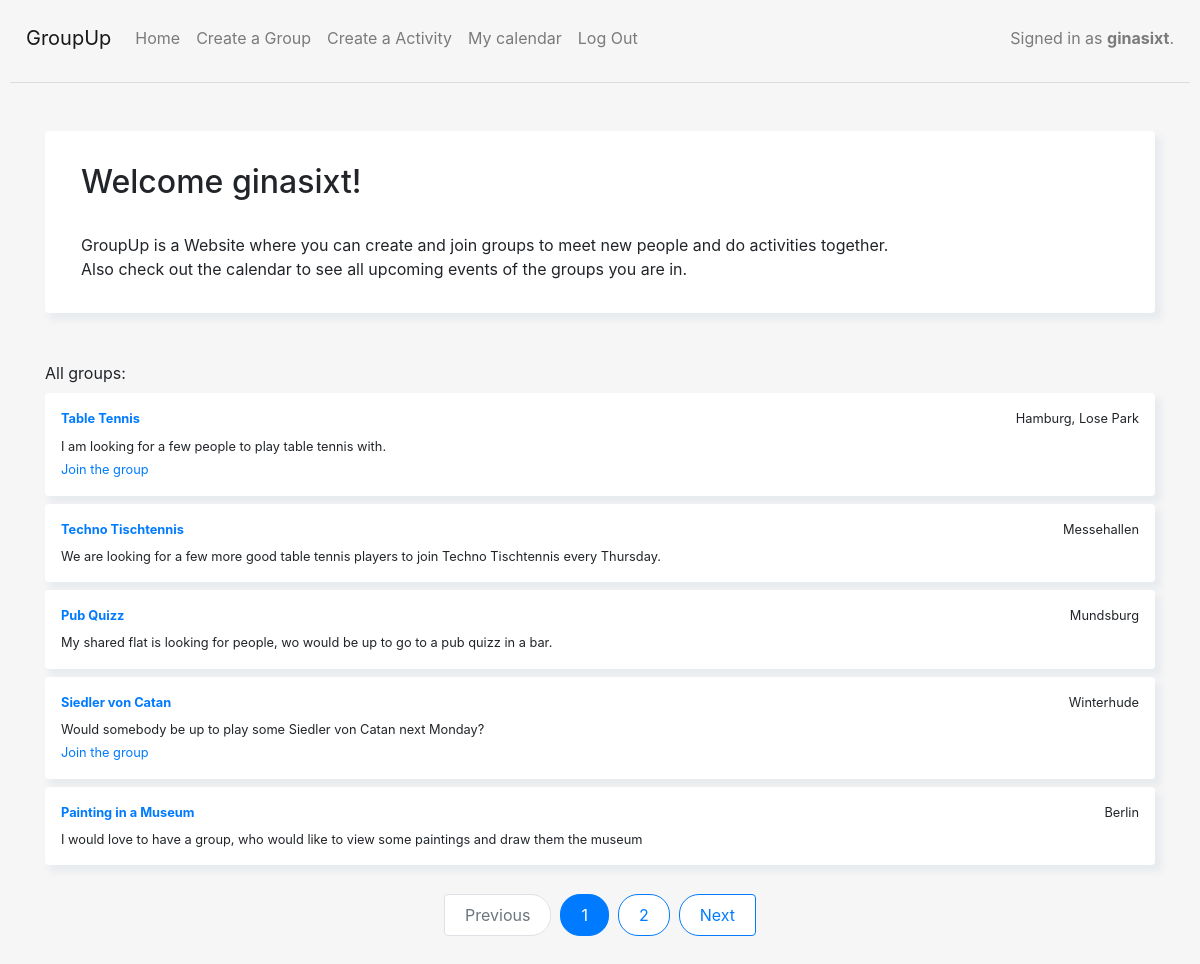
Screenshot of / (signed in) with the database file from the repository.
### capstone/models.py (models this page shows, shortened)
class Group(models.Model):
    name = models.CharField(max_length=200)
    description = models.CharField(max_length=200)
    location = models.CharField(max_length=200)
    activity = models.ForeignKey(Activity, on_delete=models.CASCADE, default=None)
    time_and_date = models.DateTimeField(default=None)
    users = models.ManyToManyField(User)
    creator = models.ForeignKey(User, on_delete=models.CASCADE, default=None, related_name='creator')
    recurring = models.BooleanField(default=False)

### capstone/views.py (the view)
# urls.py: path('', views.index, name='index'),
def index(request):
    groups = Group.objects.all()
    paginator = Paginator(groups, 5)
    page_number = request.GET.get('page')
    try:
        groups = paginator.page(page_number)
    except PageNotAnInteger:
        groups = paginator.page(1)
    except EmptyPage:
        groups = paginator.page(paginator.num_pages)
    return render(request, 'capstone/index.html', {'groups': groups})

### capstone/templates/capstone/index.html (shortened to what this page needs)
{% extends "capstone/layout.html" %}
{% block body %}
{% load static %}
<div class="container mt-5">
    <div class="card p-3 mt-2">
        <div class="untereBox">
        <h2>Welcome {{ request.user.username }}!</h2>
        GroupUp is a Website where you can create and join groups to meet new people and do activities together. <br>
        Also check out the calendar to see all upcoming events of the groups you are in.
        </div>
    </div>
</div>
<div class="container mt-5">
    <div class="row  d-flex justify-content-center" style="background-color: transparent;">
        <div class="col-md-12" >
            {% if groups %}
            All groups: <br>
                {% for group in groups %}
                <div class="card p-3 mt-2">
                    <div class="d-flex justify-content-between align-items-center">
                        <div class="user d-flex flex-row align-items-center">
                            <small class="font-weight-bold text-primary">
                                <a href="{%  url 'group_detail' group_id=group.id %}">
                                    {{ group.name }}
                                </a>
                            </small>
                        </div>
                        <small>{{ group.location }}</small>
                    </div>
                        <div id="postArea_{{ group.id }}">
                            <div class="action d-flex justify-content-between mt-2 align-items-center">
                                <small class ="afterEditedContent_" id="afterEditedContent_{{ group.id }}">{{ group.description }}</small>
                            </div>
                         </div>
                    {% if request.user.is_authenticated and not request.user in group.users.all %}
                    <ul class="list-inline d-sm-flex my-0" style="color: #007bff;">
                        <li class="list-inline-item g-mr-20">
                                <a type="submit" class="u-link-v5 g-color-gray-dark-v4 g-color-primary--hover" id="joinGroupButton_{{ group.id }}"
                                href="{% url 'join_group' group.id %}">
                                    <small>Join the group</small>
                                </a>
                        </li>
                    </ul>
                    {% endif %}
                </div>
                {% endfor %}
                <br/>
                <div>
                    <nav aria-label="Page navigation ">
                        <ul class="pagination">
                            {% if groups.has_previous %}
                                <li class="page-item"><a class="page-link" href="?page={{ groups.previous_page_number }}">Previous</a></li>
                            {% else %}
                                <li class="page-item disabled"><a class="page-link">Previous</a></li>
                            {% endif %}
                            {% for i in groups.paginator.page_range %}
                                {% if groups.number == i %}
                                    <li class="page-item active"><a class="page-link">{{ i }}</a></li>
                                {% else %}
                                    <li class="page-item"><a class="page-link" href="?page={{ i }}">{{ i }}</a></li>
                                {% endif %}
                            {% endfor %}
                            {% if groups.has_next %}
                                <li class="page-item"><a class="page-link" href="?page={{ groups.next_page_number }}">Next</a></li>
                            {% else %}
                                <li class="page-item disabled"><a class="page-link">Next</a></li>
                            {% endif %}
                        </ul>
                    </nav>
                </div>
            {% else %}
            There are no groups yet, <a href="{% url 'create_group_page' %}">create one!</a>
            {% endif %}
        </div>
    </div>
</div>
{% endblock %}

### capstone/templates/capstone/layout.html (shortened to what this page needs)
{% load static %}
<!DOCTYPE html>
<html lang="en">
<head>
    <link href="https://cdnjs.cloudflare.com/ajax/libs/twitter-bootstrap/4.5.0/css/bootstrap.min.css" rel="stylesheet">
    <link href="{% static 'capstone/styles.css' %}" rel="stylesheet">
</head>
<body>
  <nav class="navbar navbar-expand-sm navbar-light">
    <a class="navbar-brand" href="{% url 'index' %}">GroupUp</a>
    <div class="collapse navbar-collapse" id="navbarNavDropdown">
            <ul class="navbar-nav mr-auto">
                    <li class="nav-item">
                        <a class="nav-link" href="{% url 'index' %}">Home
                        </a>
                    </li>
                {% if user.is_authenticated %}
                    <li class="nav-item">
                        <a class="nav-link" href="{% url 'create_group_page' %}">Create a Group</a>
                    </li>
                    <li class="nav-item">
                        <a class="nav-link" href="{% url 'create_activity_page' %}">Create a Activity</a>
                    </li>
                    <li class="nav-item">
                        <a class="nav-link" href="{% url 'calendar_view' %}">My calendar</a>
                    </li>
                    <li class="nav-item">
                        <a class="nav-link" href="{% url 'logout' %}">Log Out</a>
                    </li>
                {% endif %}
            </ul>
            <span class="navbar-text">
                {% if user.is_authenticated %}
                    Signed in as <strong>{{ user.username }}</strong>.
                {% else %}
                    Not signed in.
                {% endif %}
                </span>
    </div>
</nav>
  <hr>
  {% block body %}
  {% endblock %}

### capstone/static/capstone/styles.css (style rules this page uses)
body { padding: 10px; background-color: #f7f6f6; }
.untereBox { padding: 16px; padding-right: 20px; padding-left: 20px; }
.pagination { display: flex; justify-content: center; align-items: center; }
.page-item { margin: 5px; }
.page-link { border-radius: 20px; padding: 10px 20px; border: 1px solid #027bff; color: #027bff; align-items: center; justify-content: center; }
.row { background: #f7f6f6; }
.card { border: none; box-shadow: 5px 6px 6px 2px #e9ecef; border-radius: 4px; }

### rows the page displays
Group: name "Table Tennis", location "Hamburg, Lose Park", description "I am looking for a few people to play table tennis with."
Group: name "Techno Tischtennis", location "Messehallen", description "We are looking for a few more good table tennis players to join Techno Tischtennis every Thursday."
Group: name "Pub Quizz", location "Mundsburg", description "My shared flat is looking for people, wo would be up to go to a pub quizz in a bar."
Group: name "Siedler von Catan", location "Winterhude", description "Would somebody be up to play some Siedler von Catan next Monday?"
Group: name "Painting in a Museum", location "Berlin", description "I would love to have a group, who would like to view some paintings and draw them the museum"

### other values shown
{{ user.username }} "ginasixt"
{{ request.user.username }} "ginasixt"
{{ i }} "1"
{{ i }} "2"
